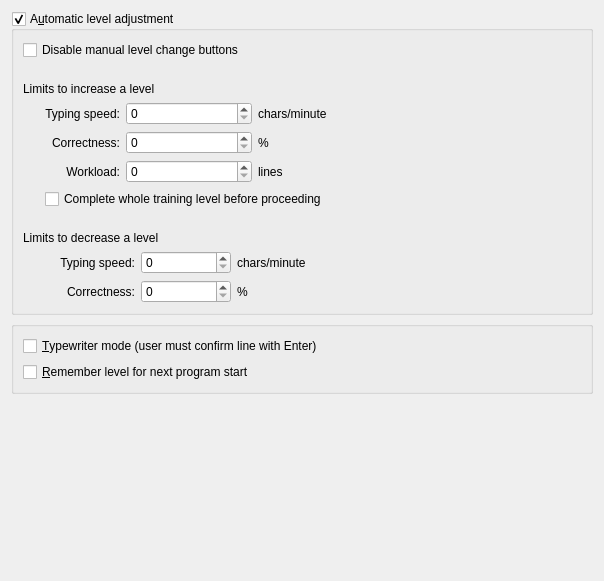
<?xml version="1.0" encoding="UTF-8"?>
<ui version="4.0">
 <class>KTouchPrefTrainingPage</class>
 <widget class="QWidget" name="KTouchPrefTrainingPage">
  <property name="geometry">
   <rect>
    <x>0</x>
    <y>0</y>
    <width>600</width>
    <height>581</height>
   </rect>
  </property>
  <property name="windowTitle">
   <string>Training Options</string>
  </property>
  <layout class="QVBoxLayout">
   <item>
    <widget class="QGroupBox" name="kcfg_AutoLevelChange">
     <property name="title">
      <string>A&amp;utomatic level adjustment</string>
     </property>
     <property name="checkable">
      <bool>true</bool>
     </property>
     <layout class="QGridLayout">
      <property name="margin">
       <number>9</number>
      </property>
      <property name="spacing">
       <number>6</number>
      </property>
      <item row="6" column="1">
       <layout class="QGridLayout">
        <property name="margin">
         <number>0</number>
        </property>
        <property name="spacing">
         <number>6</number>
        </property>
        <item row="0" column="2">
         <widget class="QLabel" name="l9">
          <property name="text">
           <string>chars/minute</string>
          </property>
         </widget>
        </item>
        <item row="0" column="1">
         <widget class="KIntSpinBox" name="kcfg_DownSpeedLimit">
          <property name="maximum">
           <number>1000</number>
          </property>
         </widget>
        </item>
        <item row="1" column="2">
         <widget class="QLabel" name="l10">
          <property name="text">
           <string>%</string>
          </property>
         </widget>
        </item>
        <item row="1" column="1">
         <widget class="KIntSpinBox" name="kcfg_DownCorrectLimit">
          <property name="maximum">
           <number>100</number>
          </property>
         </widget>
        </item>
        <item row="0" column="0">
         <widget class="QLabel" name="l7">
          <property name="text">
           <string>Typing speed:</string>
          </property>
          <property name="alignment">
           <set>Qt::AlignRight|Qt::AlignTrailing|Qt::AlignVCenter</set>
          </property>
         </widget>
        </item>
        <item row="1" column="0">
         <widget class="QLabel" name="l8">
          <property name="text">
           <string>Correctness:</string>
          </property>
          <property name="alignment">
           <set>Qt::AlignRight|Qt::AlignTrailing|Qt::AlignVCenter</set>
          </property>
         </widget>
        </item>
       </layout>
      </item>
      <item row="3" column="1">
       <layout class="QGridLayout">
        <property name="margin">
         <number>0</number>
        </property>
        <property name="spacing">
         <number>6</number>
        </property>
        <item row="0" column="1">
         <widget class="KIntSpinBox" name="kcfg_UpSpeedLimit">
          <property name="sizePolicy">
           <sizepolicy hsizetype="Expanding" vsizetype="Fixed">
            <horstretch>0</horstretch>
            <verstretch>0</verstretch>
           </sizepolicy>
          </property>
          <property name="maximum">
           <number>1000</number>
          </property>
         </widget>
        </item>
        <item row="0" column="0">
         <widget class="QLabel" name="l2">
          <property name="text">
           <string>Typing speed:</string>
          </property>
          <property name="alignment">
           <set>Qt::AlignRight|Qt::AlignTrailing|Qt::AlignVCenter</set>
          </property>
         </widget>
        </item>
        <item row="1" column="1">
         <widget class="KIntSpinBox" name="kcfg_UpCorrectLimit">
          <property name="sizePolicy">
           <sizepolicy hsizetype="Expanding" vsizetype="Fixed">
            <horstretch>0</horstretch>
            <verstretch>0</verstretch>
           </sizepolicy>
          </property>
          <property name="maximum">
           <number>100</number>
          </property>
         </widget>
        </item>
        <item row="2" column="0">
         <widget class="QLabel" name="l11">
          <property name="text">
           <string>Workload:</string>
          </property>
          <property name="alignment">
           <set>Qt::AlignRight|Qt::AlignTrailing|Qt::AlignVCenter</set>
          </property>
         </widget>
        </item>
        <item row="1" column="2">
         <widget class="QLabel" name="l5">
          <property name="text">
           <string>%</string>
          </property>
         </widget>
        </item>
        <item row="1" column="0">
         <widget class="QLabel" name="l3">
          <property name="text">
           <string>Correctness:</string>
          </property>
          <property name="alignment">
           <set>Qt::AlignRight|Qt::AlignTrailing|Qt::AlignVCenter</set>
          </property>
         </widget>
        </item>
        <item row="3" column="0" colspan="3">
         <widget class="QCheckBox" name="kcfg_CompleteWholeTrainingLevel">
          <property name="text">
           <string>Complete whole training level before proceeding</string>
          </property>
         </widget>
        </item>
        <item row="2" column="2">
         <widget class="QLabel" name="l12">
          <property name="text">
           <string>lines</string>
          </property>
         </widget>
        </item>
        <item row="0" column="2">
         <widget class="QLabel" name="l4">
          <property name="text">
           <string>chars/minute</string>
          </property>
         </widget>
        </item>
        <item row="2" column="1">
         <widget class="KIntSpinBox" name="kcfg_NumberOfLinesWorkload"/>
        </item>
       </layout>
      </item>
      <item row="4" column="1">
       <spacer>
        <property name="orientation">
         <enum>Qt::Vertical</enum>
        </property>
        <property name="sizeHint" stdset="0">
         <size>
          <width>20</width>
          <height>16</height>
         </size>
        </property>
       </spacer>
      </item>
      <item row="6" column="0">
       <spacer>
        <property name="orientation">
         <enum>Qt::Horizontal</enum>
        </property>
        <property name="sizeType">
         <enum>QSizePolicy::Fixed</enum>
        </property>
        <property name="sizeHint" stdset="0">
         <size>
          <width>16</width>
          <height>20</height>
         </size>
        </property>
       </spacer>
      </item>
      <item row="2" column="0" colspan="2">
       <widget class="QLabel" name="l1">
        <property name="text">
         <string>Limits to increase a level</string>
        </property>
       </widget>
      </item>
      <item row="5" column="0" colspan="2">
       <widget class="QLabel" name="l6">
        <property name="text">
         <string>Limits to decrease a level</string>
        </property>
       </widget>
      </item>
      <item row="3" column="0">
       <spacer>
        <property name="orientation">
         <enum>Qt::Horizontal</enum>
        </property>
        <property name="sizeType">
         <enum>QSizePolicy::Fixed</enum>
        </property>
        <property name="sizeHint" stdset="0">
         <size>
          <width>16</width>
          <height>20</height>
         </size>
        </property>
       </spacer>
      </item>
      <item row="3" column="2">
       <spacer>
        <property name="orientation">
         <enum>Qt::Horizontal</enum>
        </property>
        <property name="sizeHint" stdset="0">
         <size>
          <width>181</width>
          <height>20</height>
         </size>
        </property>
       </spacer>
      </item>
      <item row="6" column="2">
       <spacer>
        <property name="orientation">
         <enum>Qt::Horizontal</enum>
        </property>
        <property name="sizeHint" stdset="0">
         <size>
          <width>181</width>
          <height>20</height>
         </size>
        </property>
       </spacer>
      </item>
      <item row="0" column="0" colspan="3">
       <layout class="QHBoxLayout">
        <property name="spacing">
         <number>6</number>
        </property>
        <property name="margin">
         <number>0</number>
        </property>
        <item>
         <widget class="QCheckBox" name="kcfg_DisableManualLevelChange">
          <property name="text">
           <string>Disable manual level change buttons</string>
          </property>
         </widget>
        </item>
       </layout>
      </item>
      <item row="1" column="1">
       <spacer>
        <property name="orientation">
         <enum>Qt::Vertical</enum>
        </property>
        <property name="sizeHint" stdset="0">
         <size>
          <width>20</width>
          <height>16</height>
         </size>
        </property>
       </spacer>
      </item>
     </layout>
    </widget>
   </item>
   <item>
    <widget class="QGroupBox" name="groupBox7">
     <property name="title">
      <string/>
     </property>
     <layout class="QVBoxLayout">
      <item>
       <widget class="QCheckBox" name="kcfg_PressEnterOnLineEnd">
        <property name="text">
         <string>&amp;Typewriter mode (user must confirm line with Enter)</string>
        </property>
       </widget>
      </item>
      <item>
       <widget class="QCheckBox" name="kcfg_RememberLevel">
        <property name="text">
         <string>&amp;Remember level for next program start</string>
        </property>
       </widget>
      </item>
     </layout>
    </widget>
   </item>
   <item>
    <spacer>
     <property name="orientation">
      <enum>Qt::Vertical</enum>
     </property>
     <property name="sizeHint" stdset="0">
      <size>
       <width>582</width>
       <height>71</height>
      </size>
     </property>
    </spacer>
   </item>
  </layout>
 </widget>
 <customwidgets>
  <customwidget>
   <class>KIntSpinBox</class>
   <extends>QSpinBox</extends>
   <header>knuminput.h</header>
  </customwidget>
 </customwidgets>
 <includes>
  <include location="local">knuminput.h</include>
 </includes>
 <resources/>
 <connections/>
</ui>
